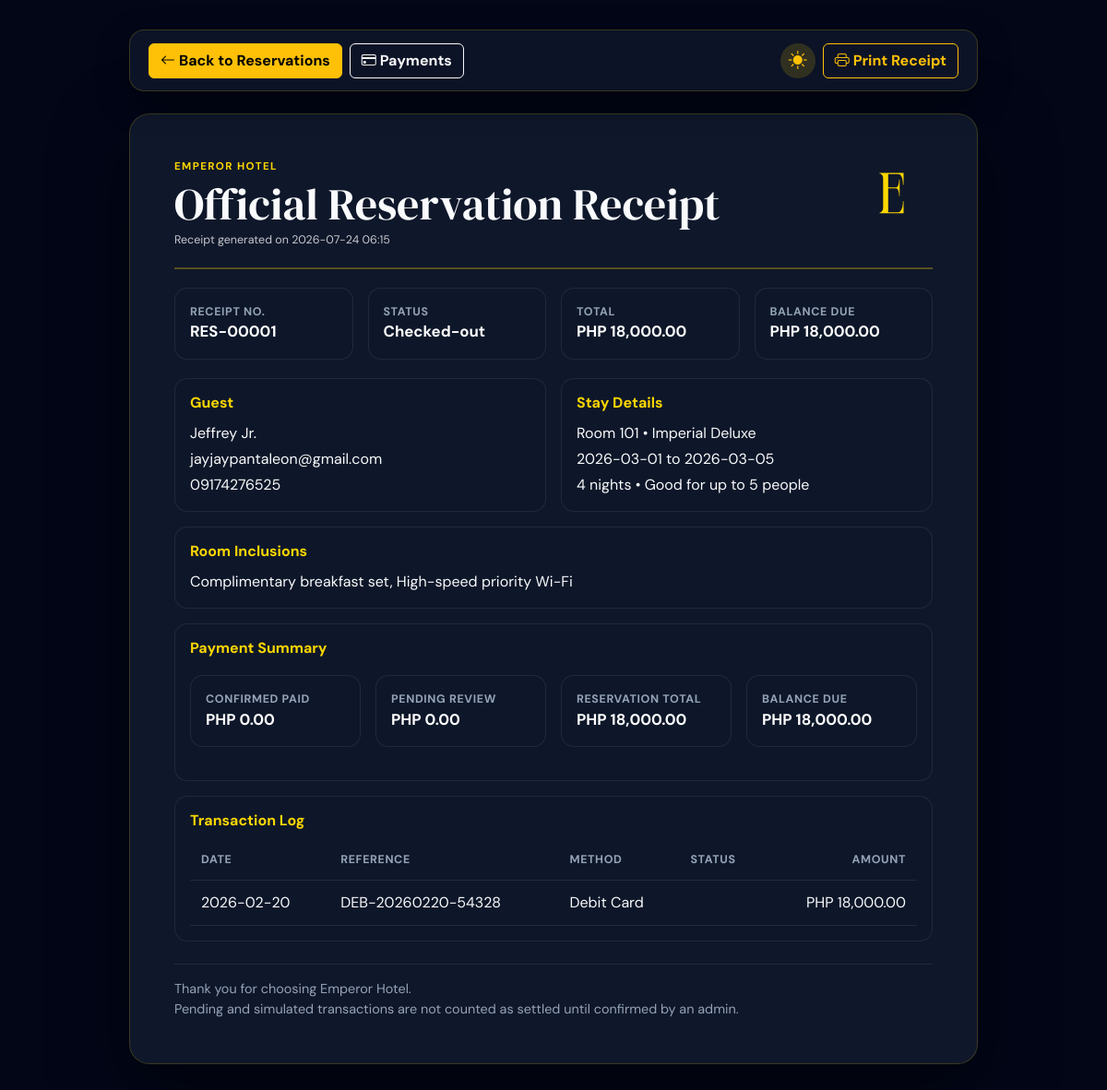
The page /public/admin/receipt.php?reservation_id=1 (signed in) on the database its author committed.
### tables this page shows
CREATE TABLE IF NOT EXISTS reservations (
    reservation_id INT AUTO_INCREMENT PRIMARY KEY,
    user_id INT NULL,
    guest_id INT NOT NULL,
    room_id INT NOT NULL,
    check_in DATE NOT NULL,
    check_out DATE NOT NULL,
    total_amount DECIMAL(10,2) NOT NULL DEFAULT 0.00,
    status ENUM('Pending', 'Confirmed', 'Checked-in', 'Checked-out', 'Cancelled', 'Conflict') NOT NULL DEFAULT 'Pending',
    created_at TIMESTAMP DEFAULT CURRENT_TIMESTAMP,
    FOREIGN KEY (user_id) REFERENCES users(user_id) ON DELETE SET NULL,
    FOREIGN KEY (guest_id) REFERENCES guests(guest_id) ON DELETE CASCADE,
    FOREIGN KEY (room_id) REFERENCES rooms(room_id) ON DELETE RESTRICT
);

CREATE TABLE IF NOT EXISTS guests (
    guest_id INT AUTO_INCREMENT PRIMARY KEY,
    user_id INT NULL,
    first_name VARCHAR(100) NOT NULL,
    last_name VARCHAR(100) NOT NULL,
    phone VARCHAR(30) DEFAULT NULL,
    email VARCHAR(150) DEFAULT NULL,
    created_at TIMESTAMP DEFAULT CURRENT_TIMESTAMP,
    FOREIGN KEY (user_id) REFERENCES users(user_id) ON DELETE SET NULL
);

CREATE TABLE IF NOT EXISTS rooms (
    room_id INT AUTO_INCREMENT PRIMARY KEY,
    room_number VARCHAR(10) NOT NULL UNIQUE,
    room_type ENUM('Imperial Deluxe', 'Royal Executive', 'Emperor Presidential') NOT NULL,
    floor INT NOT NULL,
    price_per_night DECIMAL(10,2) NOT NULL,
    bed_type VARCHAR(50) DEFAULT 'King Bed',
    max_capacity INT NOT NULL DEFAULT 2,
    view_type VARCHAR(100) DEFAULT 'City View',
    image_url TEXT DEFAULT NULL,
    status ENUM('Available', 'Reserved', 'Occupied', 'Cleaning', 'Maintenance') NOT NULL DEFAULT 'Available',
    created_at TIMESTAMP DEFAULT CURRENT_TIMESTAMP
);

CREATE TABLE IF NOT EXISTS payments (
    payment_id INT AUTO_INCREMENT PRIMARY KEY,
    reservation_id INT NOT NULL,
    amount DECIMAL(10,2) NOT NULL,
    payment_method ENUM('Cash', 'Credit Card', 'Debit Card', 'Bank Transfer', 'E-Wallet', 'Other') NOT NULL DEFAULT 'Cash',
    payment_status ENUM('Pending', 'Confirmed', 'Paid', 'Failed', 'Refunded') NOT NULL DEFAULT 'Pending',
    transaction_reference VARCHAR(100) DEFAULT NULL,
    payment_date TIMESTAMP DEFAULT CURRENT_TIMESTAMP,
    FOREIGN KEY (reservation_id) REFERENCES reservations(reservation_id) ON DELETE CASCADE
);

### app/helpers/auth.php (called while the page is built, shortened)
<?php
function e(string|null|int|float $value): string
{
    return htmlspecialchars((string) $value, ENT_QUOTES, 'UTF-8');
}
function formatMoney(float $amount): string
{
    return 'PHP ' . number_format($amount, 2);
}

### public/includes/bootstrap.php (called while the page is built, shortened)
<?php
require_once APP_ROOT . '/app/helpers/auth.php';
spl_autoload_register(static function (string $className): void {
    $modelPath = APP_ROOT . '/app/models/' . $className . '.php';
});

### app/models/Reservation.php (called while the page is built, shortened)
<?php
class Reservation
{
    public function find(int $reservationId): ?array
    {
        $statement = $this->db->prepare(
            "SELECT r.*, g.first_name, g.last_name, g.email AS guest_email, g.phone,
                    rm.room_number, rm.room_type
             FROM reservations r
             INNER JOIN guests g ON g.guest_id = r.guest_id
             INNER JOIN rooms rm ON rm.room_id = r.room_id
             WHERE r.reservation_id = :reservation_id
             LIMIT 1"
        );
        $statement->execute(['reservation_id' => $reservationId]);
        $reservation = $statement->fetch();
        return $reservation ?: null;
    }
}

### app/models/Payment.php (called while the page is built, shortened)
<?php
class Payment
{
    public function forReservation(int $reservationId): array
    {
        $this->assertReservationExists($reservationId);
        $statement = $this->db->prepare(
            'SELECT *
             FROM payments
             WHERE reservation_id = :reservation_id
             ORDER BY payment_date DESC'
        );
        $statement->execute(['reservation_id' => $reservationId]);
        return $statement->fetchAll();
    }
    public function totalsForReservation(int $reservationId, ?int $excludePaymentId = null): array
    {
        $this->assertReservationExists($reservationId);
        $reservationStatement = $this->db->prepare('SELECT total_amount FROM reservations WHERE reservation_id = :reservation_id');
        $reservationStatement->execute(['reservation_id' => $reservationId]);
        $reservationTotal = (float) $reservationStatement->fetchColumn();
        $sql = "SELECT
                    COALESCE(SUM(amount), 0) AS logged_amount,
                    COALESCE(SUM(CASE WHEN payment_status IN ('Confirmed', 'Paid') THEN amount ELSE 0 END), 0) AS confirmed_amount,
                    COALESCE(SUM(CASE WHEN payment_status = 'Pending' THEN amount ELSE 0 END), 0) AS pending_amount
                FROM payments
                WHERE reservation_id = :reservation_id";
        $params = ['reservation_id' => $reservationId];
        $statement = $this->db->prepare($sql);
        $statement->execute($params);
        $row = $statement->fetch() ?: [];
        $confirmedAmount = (float) ($row['confirmed_amount'] ?? 0);
        $pendingAmount = (float) ($row['pending_amount'] ?? 0);
        return [
            'reservation_total' => $reservationTotal,
            'logged_amount' => (float) ($row['logged_amount'] ?? 0),
            'confirmed_amount' => $confirmedAmount,
            'pending_amount' => $pendingAmount,
            'balance_due' => max(0, $reservationTotal - $confirmedAmount),
            'active_balance_due' => max(0, $reservationTotal - $confirmedAmount - $pendingAmount),
        ];
    }
    private function assertReservationExists(int $reservationId): void
    {
        $statement = $this->db->prepare('SELECT COUNT(*) FROM reservations WHERE reservation_id = :reservation_id');
        $statement->execute(['reservation_id' => $reservationId]);
    }
}

### public/includes/room_catalog.php (called while the page is built, shortened)
<?php
function roomIncludedPerksForType(string $roomType): array
{
    $catalog = roomCatalog();
    return array_values($catalog[$roomType]['included_perks'] ?? []);
}
function roomIncludedPerksText(string $roomType): string
{
    $perks = roomIncludedPerksForType($roomType);
    return $perks ? implode(', ', $perks) : 'Standard room amenities';
}

### public/admin/receipt.php (the view, shortened to what this page needs)
<?php
require_once __DIR__ . '/../includes/bootstrap.php';
require_once __DIR__ . '/../includes/layout.php';
require_once __DIR__ . '/../includes/room_catalog.php';
$db = Database::connect();
$reservationModel = new Reservation($db);
$paymentModel = new Payment($db);
$reservationId = (int) ($_GET['reservation_id'] ?? 0);
$reservation = $reservationId > 0 ? $reservationModel->find($reservationId) : null;
$payments = $paymentModel->forReservation($reservationId);
$totals = $paymentModel->totalsForReservation($reservationId);
$confirmedPaid = (float) $totals['confirmed_amount'];
$pendingPaid = (float) $totals['pending_amount'];
$balanceDue = (float) $totals['balance_due'];
$nights = max(1, (int) floor((strtotime((string) $reservation['check_out']) - strtotime((string) $reservation['check_in'])) / 86400));
?>
<main class="receipt-shell">
    <div class="receipt-actions no-print">
        <div class="d-flex align-items-center gap-2">
            <a class="btn btn-warning fw-semibold" href="reservations.php"><i class="bi bi-arrow-left me-1"></i>Back to Reservations</a>
            <a class="btn btn-outline-light fw-semibold" href="payments.php?reservation_id=<?php echo e($reservationId); ?>"><i class="bi bi-credit-card me-1"></i>Payments</a>
        </div>
        <div class="d-flex align-items-center gap-2">
            <button class="btn theme-toggle-btn rounded-circle d-inline-flex align-items-center justify-content-center border-0 p-0" style="width: 38px; height: 38px; background: rgba(253, 215, 0, 0.15);" type="button" onclick="toggleEmperorTheme()" title="Toggle Theme" aria-label="Toggle Theme">
            </button>
            <button class="btn btn-outline-warning fw-semibold" type="button" onclick="window.print()"><i class="bi bi-printer me-1"></i>Print Receipt</button>
        </div>
    </div>
    <section class="receipt-paper">
        <header class="receipt-header">
            <div>
                <p class="eyebrow mb-1">Emperor Hotel</p>
                <h1>Official Reservation Receipt</h1>
                <p class="muted-copy mb-0">Receipt generated on <?php echo e(date('Y-m-d H:i')); ?></p>
            </div>
            <img src="../assets/images/branding/emperors-hotel-logo.svg" alt="Emperor Hotel logo">
        </header>
        <div class="receipt-summary">
            <div>
                <span>Receipt No.</span>
                <strong>RES-<?php echo e(str_pad((string) $reservationId, 5, '0', STR_PAD_LEFT)); ?></strong>
            </div>
            <div>
                <span>Status</span>
                <strong><?php echo e($reservation['status']); ?></strong>
            </div>
            <div>
                <span>Total</span>
                <strong><?php echo e(formatMoney((float) $reservation['total_amount'])); ?></strong>
            </div>
            <div>
                <span>Balance Due</span>
                <strong><?php echo e(formatMoney($balanceDue)); ?></strong>
            </div>
        </div>
        <div class="receipt-grid">
            <section>
                <h2>Guest</h2>
                <p class="mb-1"><?php echo e($reservation['first_name'] . ' ' . $reservation['last_name']); ?></p>
                <p class="mb-1"><?php echo e($reservation['guest_email'] ?: 'No email provided'); ?></p>
                <p class="mb-0"><?php echo e($reservation['phone'] ?: 'No phone provided'); ?></p>
            </section>
            <section>
                <h2>Stay Details</h2>
                <p class="mb-1">Room <?php echo e($reservation['room_number']); ?> • <?php echo e($reservation['room_type']); ?></p>
                <p class="mb-1"><?php echo e($reservation['check_in']); ?> to <?php echo e($reservation['check_out']); ?></p>
                <p class="mb-0"><?php echo e($nights); ?> <?php echo $nights === 1 ? 'night' : 'nights'; ?> • Good for up to 5 people</p>
            </section>
        </div>
        <section class="receipt-section">
            <h2>Room Inclusions</h2>
            <p class="mb-0"><?php echo e(roomIncludedPerksText((string) $reservation['room_type'])); ?></p>
        </section>
        <section class="receipt-section">
            <h2>Payment Summary</h2>
            <div class="receipt-summary">
                <div>
                    <span>Confirmed Paid</span>
                    <strong><?php echo e(formatMoney($confirmedPaid)); ?></strong>
                </div>
                <div>
                    <span>Pending Review</span>
                    <strong><?php echo e(formatMoney($pendingPaid)); ?></strong>
                </div>
                <div>
                    <span>Reservation Total</span>
                    <strong><?php echo e(formatMoney((float) $reservation['total_amount'])); ?></strong>
                </div>
                <div>
                    <span>Balance Due</span>
                    <strong><?php echo e(formatMoney($balanceDue)); ?></strong>
                </div>
            </div>
        </section>
        <section class="receipt-section">
            <h2>Transaction Log</h2>
            <table class="receipt-table">
                <thead>
                    <tr>
                        <th>Date</th>
                        <th>Reference</th>
                        <th>Method</th>
                        <th>Status</th>
                        <th class="text-end">Amount</th>
                    </tr>
                </thead>
                <tbody>
                    <?php foreach ($payments as $payment): ?>
                        <tr>
                            <td><?php echo e(date('Y-m-d', strtotime((string) $payment['payment_date']))); ?></td>
                            <td><?php echo e($payment['transaction_reference']); ?></td>
                            <td><?php echo e($payment['payment_method']); ?></td>
                            <td><?php echo e($payment['payment_status']); ?></td>
                            <td class="text-end"><?php echo e(formatMoney((float) $payment['amount'])); ?></td>
                        </tr>
                    <?php endforeach; ?>
                </tbody>
            </table>
        </section>
        <footer class="receipt-footer">
            <p class="mb-0">Thank you for choosing Emperor Hotel.</p>
            <p class="mb-0">Pending and simulated transactions are not counted as settled until confirmed by an admin.</p>
        </footer>
    </section>
</main>
</body>
</html>

### public/assets/css/app.css (style rules this page uses)
* { scrollbar-width: thin; scrollbar-color: rgba(253, 215, 0, 0.35) #020617; }
body { margin: 0; color: #f8fafc; background: #020617; font-family: 'DM Sans', sans-serif; }
a { text-decoration: none; }
.eyebrow { color: #fdd700; font-size: 0.72rem; font-weight: 700; letter-spacing: 0.12em; text-transform: uppercase; }
.muted-copy { color: rgba(248, 250, 252, 0.78) !important; font-size: 0.78rem; }

### public/assets/css/admin/receipt.css (style rules this page uses)
.receipt-page { color: #f8fafc; background: #020617; min-height: 100vh; }
.receipt-shell { min-height: 100vh; padding: 2rem 1rem; }
.receipt-actions { display: flex; flex-wrap: wrap; align-items: center; justify-content: space-between; width: min(100%, 920px); margin: 0 auto 1.5rem auto; padding: 0.85rem 1.25rem; border: 1px solid rgba(253, 215, 0, 0.18); border-radius: 16px; background: rgba(15, 23, 42, 0.85); backdrop-filter: blur(12px); box-shadow: 0 12px 35px rgba(0, 0, 0, 0.35); }
.receipt-paper { width: min(100%, 920px); margin: 0 auto; padding: clamp(1.5rem, 4vw, 3rem); border-radius: 22px; color: #f8fafc; background: #0f172a; border: 1px solid rgba(253, 215, 0, 0.18); box-shadow: 0 28px 80px rgba(0, 0, 0, 0.5); }
.receipt-paper .eyebrow { color: #fdd700; }
.receipt-paper .muted-copy { color: #94a3b8; }
.receipt-header { display: flex; align-items: flex-start; justify-content: space-between; gap: 1rem; padding-bottom: 1.25rem; border-bottom: 2px solid rgba(253, 215, 0, 0.3); }
.receipt-header h1 { margin: 0; font-family: 'DM Serif Display', serif; font-size: clamp(2rem, 5vw, 3rem); }
.receipt-header img { width: 90px; height: 75px; object-fit: contain; }
.receipt-summary, .receipt-grid { display: grid; gap: 1rem; }
.receipt-summary { grid-template-columns: repeat(auto-fit, minmax(160px, 1fr)); margin: 1.25rem 0; }
.receipt-summary > div, .receipt-grid > section, .receipt-section { padding: 1rem; border: 1px solid rgba(248, 250, 252, 0.08); border-radius: 14px; background: rgba(15, 23, 42, 0.65); }
.receipt-summary span { display: block; color: #94a3b8; font-size: 0.78rem; font-weight: 800; letter-spacing: 0.05em; text-transform: uppercase; }
.receipt-summary strong { color: #ffffff; font-size: 1.05rem; }
.receipt-grid { grid-template-columns: repeat(auto-fit, minmax(260px, 1fr)); }
.receipt-grid h2, .receipt-section h2 { margin-bottom: 0.75rem; color: #fdd700; font-size: 1rem; font-weight: 800; }
.receipt-section { margin-top: 1rem; }
.receipt-table { width: 100%; border-collapse: collapse; color: #f8fafc; }
.receipt-table th, .receipt-table td { padding: 0.75rem; border-bottom: 1px solid rgba(248, 250, 252, 0.08); }
.receipt-table th { color: #94a3b8; font-size: 0.78rem; letter-spacing: 0.05em; text-transform: uppercase; }
.receipt-footer { margin-top: 1.5rem; padding-top: 1rem; border-top: 1px solid rgba(248, 250, 252, 0.08); color: #94a3b8; font-size: 0.9rem; }

### rows shown on the page
reservations: status "Checked-out", total_amount "PHP 18,000.00", guest.last_name "Jeffrey Jr.", guest.email "jayjaypantaleon@gmail.com", guest.phone "09174276525", room.room_number "101", room.room_type "Imperial Deluxe", check_in "2026-03-01", check_out "2026-03-05", nights "4", room.room_type "Complimentary breakfast set, High-speed priority Wi-Fi"
payments: payment_date "2026-02-20", transaction_reference "DEB-20260220-54328", payment_method "Debit Card", amount "PHP 18,000.00"

### other values the page prints
str_pad((string) $reservationId, 5, '0', STR_PAD_LEFT) "00001"
formatMoney($balanceDue) "PHP 18,000.00"
formatMoney($confirmedPaid) "PHP 0.00"
formatMoney($pendingPaid) "PHP 0.00"
